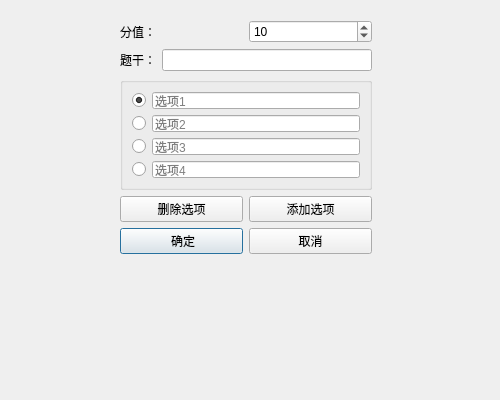
<?xml version="1.0" encoding="UTF-8"?>
<ui version="4.0">
 <class>SingleChoiceDialog</class>
 <widget class="QDialog" name="SingleChoiceDialog">
  <property name="geometry">
   <rect>
    <x>0</x>
    <y>0</y>
    <width>500</width>
    <height>400</height>
   </rect>
  </property>
  <property name="windowTitle">
   <string>单选题编辑</string>
  </property>
  <widget class="QWidget" name="layoutWidget">
   <property name="geometry">
    <rect>
     <x>120</x>
     <y>20</y>
     <width>252</width>
     <height>234</height>
    </rect>
   </property>
   <layout class="QVBoxLayout" name="verticalLayout_3">
    <item>
     <layout class="QVBoxLayout" name="verticalLayout_2">
      <item>
       <layout class="QHBoxLayout" name="horizontalLayout_7">
        <item>
         <widget class="QLabel" name="label_2">
          <property name="text">
           <string>分值：</string>
          </property>
         </widget>
        </item>
        <item>
         <widget class="QSpinBox" name="scoreSpinBox">
          <property name="minimum">
           <number>1</number>
          </property>
          <property name="maximum">
           <number>100</number>
          </property>
          <property name="value">
           <number>10</number>
          </property>
         </widget>
        </item>
       </layout>
      </item>
      <item>
       <layout class="QHBoxLayout" name="horizontalLayout_6">
        <item>
         <widget class="QLabel" name="label">
          <property name="text">
           <string>题干：</string>
          </property>
         </widget>
        </item>
        <item>
         <widget class="QLineEdit" name="descriptionEdit"/>
        </item>
       </layout>
      </item>
      <item>
       <widget class="QGroupBox" name="optionsGroup">
        <property name="title">
         <string/>
        </property>
        <layout class="QVBoxLayout" name="verticalLayout">
         <item>
          <layout class="QHBoxLayout" name="horizontalLayout">
           <item>
            <widget class="QRadioButton" name="option1Radio">
             <property name="text">
              <string/>
             </property>
             <property name="checked">
              <bool>true</bool>
             </property>
            </widget>
           </item>
           <item>
            <widget class="QLineEdit" name="option1edit">
             <property name="placeholderText">
              <string>选项1</string>
             </property>
            </widget>
           </item>
          </layout>
         </item>
         <item>
          <layout class="QHBoxLayout" name="horizontalLayout_2">
           <item>
            <widget class="QRadioButton" name="option2Radio">
             <property name="text">
              <string/>
             </property>
            </widget>
           </item>
           <item>
            <widget class="QLineEdit" name="optin2Edit">
             <property name="text">
              <string/>
             </property>
             <property name="placeholderText">
              <string>选项2</string>
             </property>
            </widget>
           </item>
          </layout>
         </item>
         <item>
          <layout class="QHBoxLayout" name="horizontalLayout_3">
           <item>
            <widget class="QRadioButton" name="option3Radio">
             <property name="text">
              <string/>
             </property>
            </widget>
           </item>
           <item>
            <widget class="QLineEdit" name="option3Edit">
             <property name="text">
              <string/>
             </property>
             <property name="placeholderText">
              <string>选项3</string>
             </property>
            </widget>
           </item>
          </layout>
         </item>
         <item>
          <layout class="QHBoxLayout" name="horizontalLayout_4">
           <item>
            <widget class="QRadioButton" name="option4Radio">
             <property name="text">
              <string/>
             </property>
            </widget>
           </item>
           <item>
            <widget class="QLineEdit" name="option4Edit">
             <property name="text">
              <string/>
             </property>
             <property name="placeholderText">
              <string>选项4</string>
             </property>
            </widget>
           </item>
          </layout>
         </item>
        </layout>
       </widget>
      </item>
      <item>
       <layout class="QHBoxLayout" name="horizontalLayout_5">
        <item>
         <widget class="QPushButton" name="removeOptionButton">
          <property name="text">
           <string>删除选项</string>
          </property>
         </widget>
        </item>
        <item>
         <widget class="QPushButton" name="addoptionButton">
          <property name="text">
           <string>添加选项</string>
          </property>
         </widget>
        </item>
       </layout>
      </item>
     </layout>
    </item>
    <item>
     <layout class="QHBoxLayout" name="horizontalLayout_8">
      <item>
       <widget class="QPushButton" name="pushButton">
        <property name="text">
         <string> 确定</string>
        </property>
        <property name="default">
         <bool>true</bool>
        </property>
       </widget>
      </item>
      <item>
       <widget class="QPushButton" name="pushButton_2">
        <property name="text">
         <string>取消</string>
        </property>
       </widget>
      </item>
     </layout>
    </item>
   </layout>
  </widget>
 </widget>
 <resources/>
 <connections>
  <connection>
   <sender>pushButton_2</sender>
   <signal>clicked()</signal>
   <receiver>SingleChoiceDialog</receiver>
   <slot>reject()</slot>
   <hints>
    <hint type="sourcelabel">
     <x>319</x>
     <y>244</y>
    </hint>
    <hint type="destinationlabel">
     <x>342</x>
     <y>467</y>
    </hint>
   </hints>
  </connection>
  <connection>
   <sender>pushButton</sender>
   <signal>clicked()</signal>
   <receiver>SingleChoiceDialog</receiver>
   <slot>accept()</slot>
   <hints>
    <hint type="sourcelabel">
     <x>182</x>
     <y>245</y>
    </hint>
    <hint type="destinationlabel">
     <x>180</x>
     <y>440</y>
    </hint>
   </hints>
  </connection>
 </connections>
</ui>
